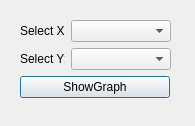
<?xml version="1.0" encoding="UTF-8"?>
<ui version="4.0">
 <class>Dialog</class>
 <widget class="QDialog" name="Dialog">
  <property name="geometry">
   <rect>
    <x>0</x>
    <y>0</y>
    <width>195</width>
    <height>126</height>
   </rect>
  </property>
  <property name="sizePolicy">
   <sizepolicy hsizetype="Fixed" vsizetype="Fixed">
    <horstretch>0</horstretch>
    <verstretch>0</verstretch>
   </sizepolicy>
  </property>
  <property name="minimumSize">
   <size>
    <width>195</width>
    <height>126</height>
   </size>
  </property>
  <property name="maximumSize">
   <size>
    <width>195</width>
    <height>126</height>
   </size>
  </property>
  <property name="windowTitle">
   <string>Dialog</string>
  </property>
  <layout class="QVBoxLayout" name="verticalLayout_3">
   <item>
    <widget class="QWidget" name="widget" native="true">
     <layout class="QVBoxLayout" name="verticalLayout_2">
      <item>
       <layout class="QHBoxLayout" name="horizontalLayout_4">
        <item>
         <widget class="QLabel" name="label_4">
          <property name="sizePolicy">
           <sizepolicy hsizetype="Fixed" vsizetype="Fixed">
            <horstretch>0</horstretch>
            <verstretch>0</verstretch>
           </sizepolicy>
          </property>
          <property name="minimumSize">
           <size>
            <width>45</width>
            <height>20</height>
           </size>
          </property>
          <property name="maximumSize">
           <size>
            <width>45</width>
            <height>20</height>
           </size>
          </property>
          <property name="text">
           <string>Select X:</string>
          </property>
         </widget>
        </item>
        <item>
         <widget class="QComboBox" name="xComboBox">
          <property name="minimumSize">
           <size>
            <width>100</width>
            <height>0</height>
           </size>
          </property>
          <property name="maximumSize">
           <size>
            <width>100</width>
            <height>16777215</height>
           </size>
          </property>
         </widget>
        </item>
        <item>
         <spacer name="horizontalSpacer">
          <property name="orientation">
           <enum>Qt::Horizontal</enum>
          </property>
          <property name="sizeHint" stdset="0">
           <size>
            <width>40</width>
            <height>20</height>
           </size>
          </property>
         </spacer>
        </item>
       </layout>
      </item>
      <item>
       <layout class="QHBoxLayout" name="horizontalLayout_3">
        <item>
         <widget class="QLabel" name="label_3">
          <property name="minimumSize">
           <size>
            <width>45</width>
            <height>20</height>
           </size>
          </property>
          <property name="maximumSize">
           <size>
            <width>45</width>
            <height>20</height>
           </size>
          </property>
          <property name="text">
           <string>Select Y:</string>
          </property>
         </widget>
        </item>
        <item>
         <widget class="QComboBox" name="yComboBox">
          <property name="minimumSize">
           <size>
            <width>100</width>
            <height>0</height>
           </size>
          </property>
          <property name="maximumSize">
           <size>
            <width>100</width>
            <height>16777215</height>
           </size>
          </property>
         </widget>
        </item>
        <item>
         <spacer name="horizontalSpacer_2">
          <property name="orientation">
           <enum>Qt::Horizontal</enum>
          </property>
          <property name="sizeHint" stdset="0">
           <size>
            <width>40</width>
            <height>20</height>
           </size>
          </property>
         </spacer>
        </item>
       </layout>
      </item>
      <item>
       <widget class="QPushButton" name="showGraphButton">
        <property name="minimumSize">
         <size>
          <width>150</width>
          <height>0</height>
         </size>
        </property>
        <property name="maximumSize">
         <size>
          <width>150</width>
          <height>16777215</height>
         </size>
        </property>
        <property name="text">
         <string>ShowGraph</string>
        </property>
       </widget>
      </item>
      <item>
       <spacer name="verticalSpacer">
        <property name="orientation">
         <enum>Qt::Vertical</enum>
        </property>
        <property name="sizeHint" stdset="0">
         <size>
          <width>20</width>
          <height>40</height>
         </size>
        </property>
       </spacer>
      </item>
     </layout>
    </widget>
   </item>
  </layout>
 </widget>
 <resources/>
 <connections/>
</ui>
